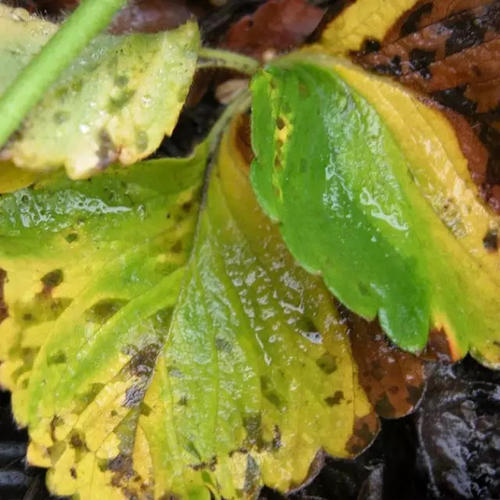
#> input picture 图像处理/tupian/10.jpg, 500 x 500 px, found by its file name
$ python processing.py   (older library calls are emulated)
#> lines starting #> are read from the running program, lines starting #| are printed output that depends on the picture; after the words box and inside, x2 and y2 are one past the last pixel; in counts of white or black regions, pixels touching at a corner belong together
# -*- coding: UTF-8 -*-

'''
Author: Steve Wang
Time: 2017/12/8 10:00
Environment: Python 3.6.2 |Anaconda 4.3.30 custom (64-bit) Opencv 3.3
'''

import cv2
import numpy as np


def get_image(path):
    # 获取图片
    img = cv2.imread(path)
    gray = cv2.cvtColor(img, cv2.COLOR_BGR2GRAY)

    return img, gray


def Gaussian_Blur(gray):
    # 高斯去噪
    blurred = cv2.GaussianBlur(gray, (9, 9), 0)

    return blurred


def Sobel_gradient(blurred):
    # 索比尔算子来计算x、y方向梯度
    gradX = cv2.Sobel(blurred, ddepth=cv2.CV_32F, dx=1, dy=0)
    gradY = cv2.Sobel(blurred, ddepth=cv2.CV_32F, dx=0, dy=1)

    gradient = cv2.subtract(gradX, gradY)
    gradient = cv2.convertScaleAbs(gradient)

    return gradX, gradY, gradient


def Thresh_and_blur(gradient):
    blurred = cv2.GaussianBlur(gradient, (9, 9), 0)
    (_, thresh) = cv2.threshold(blurred, 90, 255, cv2.THRESH_BINARY)

    return thresh


def image_morphology(thresh):
    # 建立一个椭圆核函数
    kernel = cv2.getStructuringElement(cv2.MORPH_ELLIPSE, (25, 25))
    # 执行图像形态学, 细节直接查文档，很简单
    closed = cv2.morphologyEx(thresh, cv2.MORPH_CLOSE, kernel)
    closed = cv2.erode(closed, None, iterations=4)
    closed = cv2.dilate(closed, None, iterations=4)

    return closed


def findcnts_and_box_point(closed):
    # 这里opencv3返回的是三个参数
    (_, cnts, _) = cv2.findContours(closed.copy(),
                                    cv2.RETR_LIST,
                                    cv2.CHAIN_APPROX_SIMPLE)
    c = sorted(cnts, key=cv2.contourArea, reverse=True)[0]
    # compute the rotated bounding box of the largest contour
    rect = cv2.minAreaRect(c)
    box = np.int0(cv2.boxPoints(rect))

    return box


def drawcnts_and_cut(original_img, box):
    # 因为这个函数有极强的破坏性，所有需要在img.copy()上画
    # draw a bounding box arounded the detected barcode and display the image
    draw_img = cv2.drawContours(original_img.copy(), [box], -1, (0, 0, 255), 3)

    Xs = [i[0] for i in box]
    Ys = [i[1] for i in box]
    x1 = min(Xs)
    x2 = max(Xs)
    y1 = min(Ys)
    y2 = max(Ys)
    hight = y2 - y1
    width = x2 - x1
    crop_img = original_img[y1:y1 + hight, x1:x1 + width]

    return draw_img, crop_img


def walk():
    img_path = r'F:\\pythoncode\\lianxi\\tupian\\10.jpg'
    save_path = r'F:\\pythoncode\\lianxi\\tupian\\process.jpg'
    original_img, gray = get_image(img_path)
#> in get_image, img is the input picture: shape (500, 500, 3); mean B, G, R 53.8, 134.6, 132.9
#> in get_image, `gray = cv2.cvtColor(img, cv2.COLOR_BGR2GRAY)`:
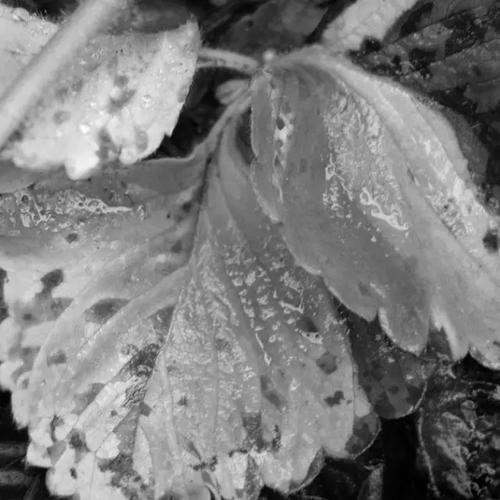
#> gray: shape (500, 500); min 0, max 255, mean 124.9
    blurred = Gaussian_Blur(gray)
    gradX, gradY, gradient = Sobel_gradient(blurred)
#> in Sobel_gradient, `gradY = cv2.Sobel(blurred, ddepth=cv2.CV_32F, dx=0, dy=1)`:
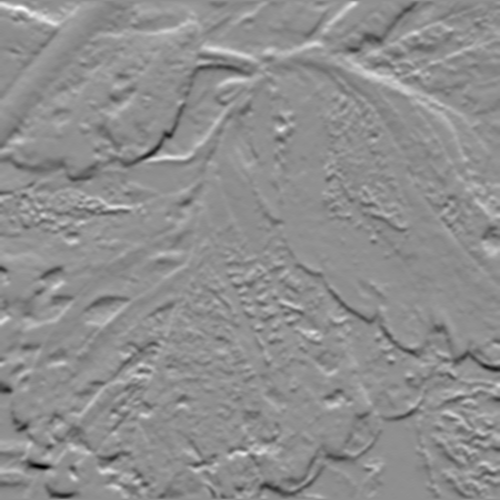
#> gradY: shape (500, 500) float32; min -279, max 218, mean -0.1; drawn with min black and max white
    thresh = Thresh_and_blur(gradient)
#> in Thresh_and_blur, `blurred = cv2.GaussianBlur(gradient, (9, 9), 0)`:
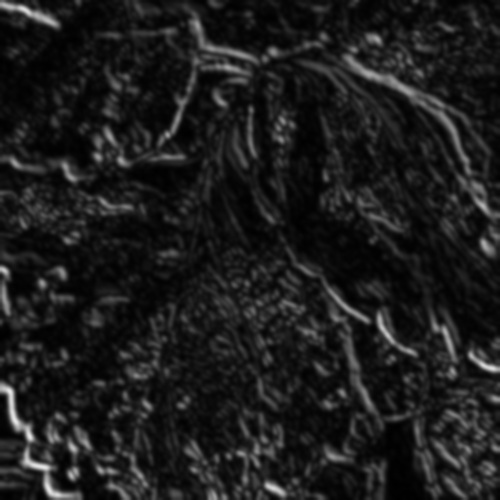
#> blurred: shape (500, 500); min 0, max 230, mean 28.7
#> in Thresh_and_blur, `(_, thresh) = cv2.threshold(blurred, 90, 255, cv2.THRESH_BINARY)`:
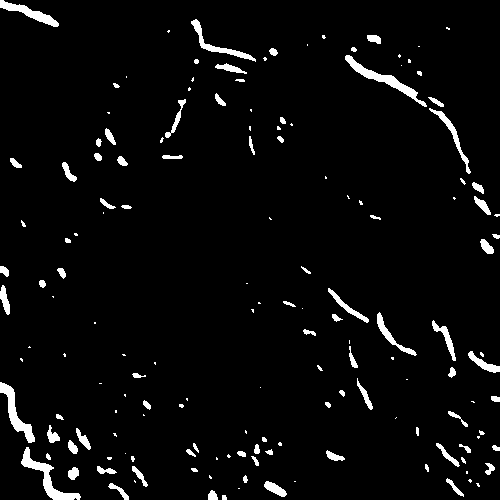
#> thresh: shape (500, 500); 3.9% white; 156 white regions (70 under 20 px), largest, box (x1, y1, x2, y2) and area: (21, 447, 81, 500) 711, (345, 55, 427, 107) 692, (0, 382, 35, 443) 602
    closed = image_morphology(thresh)
#> in image_morphology, `closed = cv2.morphologyEx(thresh, cv2.MORPH_CLOSE, kernel)`: closed: shape (500, 500); 8.8% white; 67 white regions (30 under 20 px), largest, box (x1, y1, x2, y2) and area: (0, 382, 148, 500) 6146, (345, 46, 500, 254) 3061, (425, 411, 500, 500) 2940
#> in image_morphology, `closed = cv2.erode(closed, None, iterations=4)`: closed: shape (500, 500); 3.1% white; 20 white regions (4 under 20 px), largest, box (x1, y1, x2, y2) and area: (24, 423, 140, 500) 3571, (436, 434, 500, 490) 1752, (202, 48, 247, 77) 515
#> in image_morphology, `closed = cv2.dilate(closed, None, iterations=4)`: closed: shape (500, 500); 6.1% white; 19 white regions
    box = findcnts_and_box_point(closed)
#> in findcnts_and_box_point, `(_, cnts, _) = cv2.findContours(closed.copy(), cv2.RETR_LIST, cv2.CHAI..`: cnts = 19 contours; largest, box (x1, y1, x2, y2) and area: (17, 419, 144, 500) 5275, (432, 430, 500, 494) 2588, (198, 44, 251, 81) 1098, (240, 437, 275, 481) 839, (386, 56, 419, 97) 796
#> in findcnts_and_box_point, `c = sorted(cnts, key=cv2.contourArea, reverse=True)[0]`: c = contour of 165 points, box (x1, y1, x2, y2) (17, 419, 144, 500), area 5275
#> in findcnts_and_box_point, `rect = cv2.minAreaRect(c)`: rect = ((80, 459), (80, 126), -90)
#> in findcnts_and_box_point, `box = np.int0(cv2.boxPoints(rect))`: box = [[143, 499], [17, 499], [17, 419], [143, 419]]
#> box = [[143, 499], [17, 499], [17, 419], [143, 419]]
    draw_img, crop_img = drawcnts_and_cut(original_img, box)
#> in drawcnts_and_cut, `Xs = [i[0] for i in box]`: Xs = [143, 17, 17, 143]
#> in drawcnts_and_cut, `Ys = [i[1] for i in box]`: Ys = [499, 499, 419, 419]
#> in drawcnts_and_cut, `x1 = min(Xs)`: x1 = 17
#> in drawcnts_and_cut, `x2 = max(Xs)`: x2 = 143
#> in drawcnts_and_cut, `y1 = min(Ys)`: y1 = 419
#> in drawcnts_and_cut, `y2 = max(Ys)`: y2 = 499
#> in drawcnts_and_cut, `hight = y2 - y1`: hight = 80
#> in drawcnts_and_cut, `width = x2 - x1`: width = 126
#> in drawcnts_and_cut, `crop_img = original_img[y1:y1 + hight, x1:x1 + width]`:
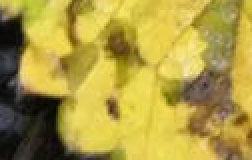
#> crop_img: shape (80, 126, 3) (shown 2 times larger); mean B, G, R 67, 155.2, 173.8

    # 暴力一点，把它们都显示出来看看

    cv2.imshow('original_img', original_img)
    cv2.imshow('blurred', blurred)
    cv2.imshow('gradX', gradX)
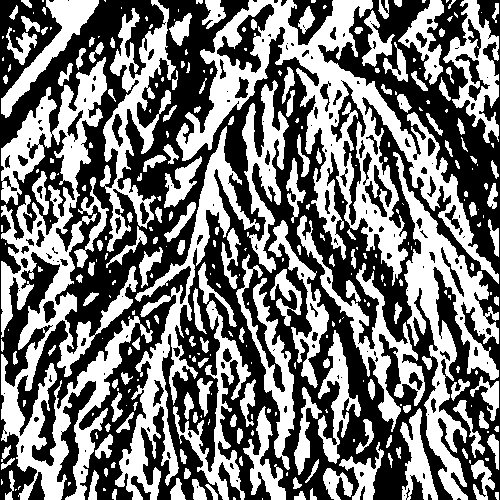
#> window 'gradX': shape (500, 500); 46.5% white; 310 white regions (140 under 20 px), largest, box (x1, y1, x2, y2) and area: (1, 57, 153, 500) 21050, (176, 0, 499, 286) 20770, (393, 152, 499, 500) 9628
    cv2.imshow('gradY', gradY)
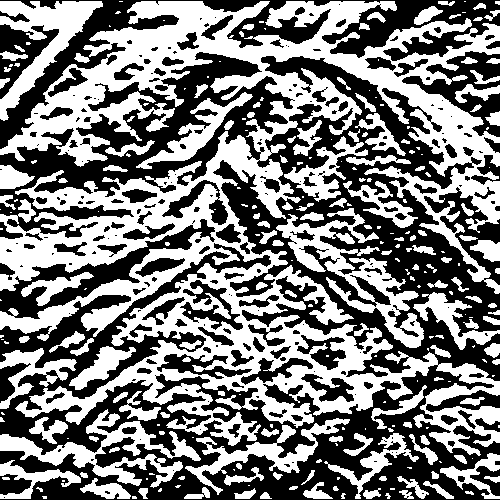
#> window 'gradY': shape (500, 500); 49.1% white; 258 white regions (117 under 20 px), largest, box (x1, y1, x2, y2) and area: (0, 1, 500, 456) 79775, (276, 208, 424, 348) 5338, (0, 409, 201, 488) 4284
    cv2.imshow('final', gradient)
    cv2.imshow('thresh', thresh)
    cv2.imshow('closed', closed)
    cv2.imshow('draw_img', draw_img)
    cv2.imshow('crop_img', crop_img)
    cv2.waitKey(20171219)
    cv2.imwrite(save_path, crop_img)


walk()

$ run again, with 图像处理/tupian/1.jpg copied over 图像处理/tupian/10.jpg
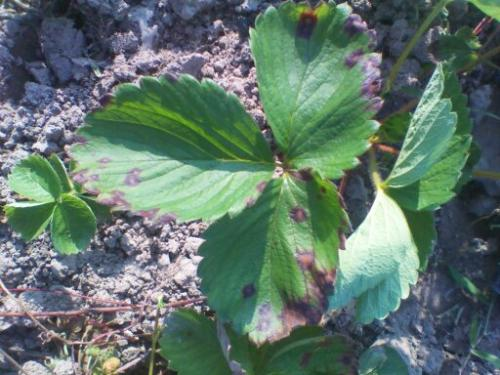
#> input picture 图像处理/tupian/1.jpg, 500 x 375 px, found by its file name
#> in get_image, img is the input picture: shape (375, 500, 3); mean B, G, R 107.6, 117.9, 95.9
#> in Thresh_and_blur, `(_, thresh) = cv2.threshold(blurred, 90, 255, cv2.THRESH_BINARY)`:
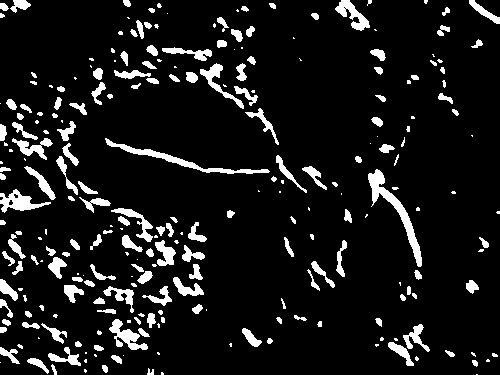
#> thresh: shape (375, 500); 9.7% white; 257 white regions (98 under 20 px), largest, box (x1, y1, x2, y2) and area: (368, 169, 422, 267) 996, (105, 138, 270, 174) 805, (0, 189, 51, 213) 512
#> cnts = 20 contours; largest, box (x1, y1, x2, y2) and area: (0, 87, 204, 375) 36675, (87, 0, 262, 118) 9524, (16, 196, 132, 278) 4309, (18, 263, 103, 344) 3166, (361, 141, 399, 203) 1564
#> c = contour of 223 points, box (x1, y1, x2, y2) (0, 87, 204, 375), area 36675
#> rect = ((101.5, 230.5), (287, 203), -90)
#> in findcnts_and_box_point, `box = np.int0(cv2.boxPoints(rect))`: box = [[203, 374], [0, 374], [0, 87], [203, 87]]
#> Xs = [203, 0, 0, 203]
#> Ys = [374, 374, 87, 87]
#> x1 = 0
#> x2 = 203
#> y1 = 87
#> y2 = 374
#> hight = 287
#> width = 203
#> in walk, `cv2.imshow('gradY', gradY)`:
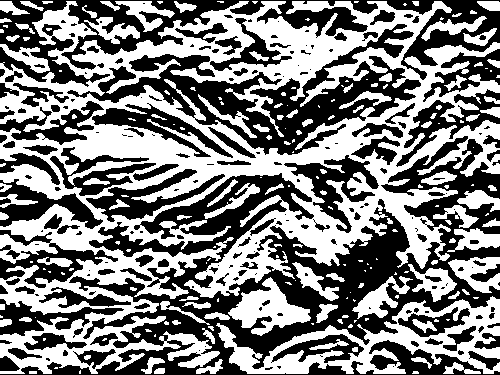
#> window 'gradY': shape (375, 500); 49.7% white; 196 white regions (98 under 20 px), largest, box (x1, y1, x2, y2) and area: (0, 1, 500, 374) 67805, (216, 296, 500, 374) 7485, (228, 277, 311, 336) 2206

$ run again, with 图像处理/tupian/11.jpg copied over 图像处理/tupian/10.jpg
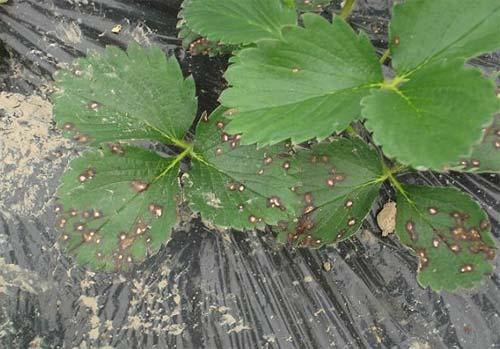
#> input picture 图像处理/tupian/11.jpg, 500 x 349 px, found by its file name
#> in get_image, img is the input picture: shape (349, 500, 3); mean B, G, R 97.2, 127.8, 111.9
#> in Thresh_and_blur, `(_, thresh) = cv2.threshold(blurred, 90, 255, cv2.THRESH_BINARY)`:
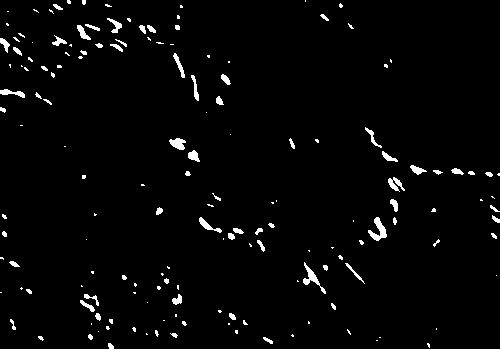
#> thresh: shape (349, 500); 2.4% white; 162 white regions (92 under 20 px), largest, box (x1, y1, x2, y2) and area: (368, 217, 387, 241) 203, (303, 262, 326, 294) 181, (169, 138, 186, 150) 133
#> cnts = 15 contours; largest, box (x1, y1, x2, y2) and area: (55, 16, 173, 61) 2422, (0, 13, 33, 69) 1085, (82, 292, 112, 349) 822, (303, 252, 339, 285) 738, (361, 212, 396, 241) 614
#> c = contour of 113 points, box (x1, y1, x2, y2) (55, 16, 173, 61), area 2422
#> rect = ((112.8, 34.11), (117.8, 37.24), -8.58)
#> in findcnts_and_box_point, `box = np.int0(cv2.boxPoints(rect))`: box = [[57, 61], [51, 24], [168, 6], [173, 43]]
#> Xs = [57, 51, 168, 173]
#> Ys = [61, 24, 6, 43]
#> x1 = 51
#> x2 = 173
#> y1 = 6
#> y2 = 61
#> hight = 55
#> width = 122
#> in walk, `cv2.imshow('gradY', gradY)`:
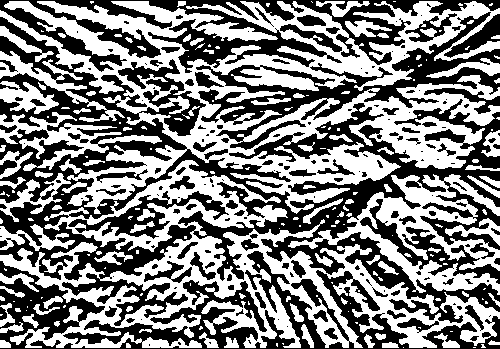
#> window 'gradY': shape (349, 500); 50.4% white; 189 black regions (96 under 20 px), largest, box (x1, y1, x2, y2) and area: (0, 17, 500, 326) 39698, (0, 251, 500, 349) 13839, (0, 0, 500, 73) 11484

$ run again, with 图像处理/tupian/12.jpg copied over 图像处理/tupian/10.jpg
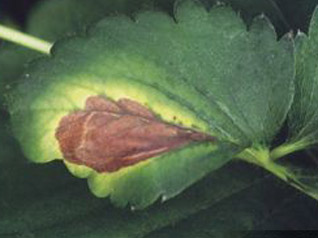
#> input picture 图像处理/tupian/12.jpg, 318 x 238 px, found by its file name
#> in get_image, img is the input picture: shape (238, 318, 3); mean B, G, R 75.2, 100.3, 84.7
#> thresh: shape (238, 318); 3% white; 17 white regions (6 under 20 px), largest, box (x1, y1, x2, y2) and area: (0, 22, 54, 56) 833, (30, 133, 102, 199) 634, (239, 157, 285, 182) 249
#> cnts = 4 contours; box (x1, y1, x2, y2) and area: (0, 23, 52, 54) 889, (55, 153, 99, 189) 615, (256, 150, 285, 178) 445, (180, 114, 200, 129) 225
#> c = contour of 60 points, box (x1, y1, x2, y2) (0, 23, 52, 54), area 889
#> rect = ((24.75, 38.25), (20.24, 56.6), -71.57)
#> in findcnts_and_box_point, `box = np.int0(cv2.boxPoints(rect))`: box = [[48, 56], [-5, 38], [1, 19], [54, 37]]
#> Xs = [48, -5, 1, 54]
#> Ys = [56, 38, 19, 37]
#> x1 = -5
#> x2 = 54
#> y1 = 19
#> y2 = 56
#> hight = 37
#> width = 59
#> in drawcnts_and_cut, `crop_img = original_img[y1:y1 + hight, x1:x1 + width]`: crop_img = empty array
#> in walk, `cv2.imshow('gradY', gradY)`:
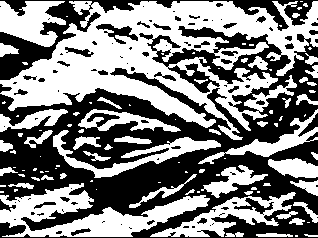
#> window 'gradY': shape (238, 318); 50.4% white; 98 black regions (61 under 20 px), largest, box (x1, y1, x2, y2) and area: (0, 26, 318, 238) 30898, (0, 0, 318, 80) 4309, (96, 24, 138, 44) 329
